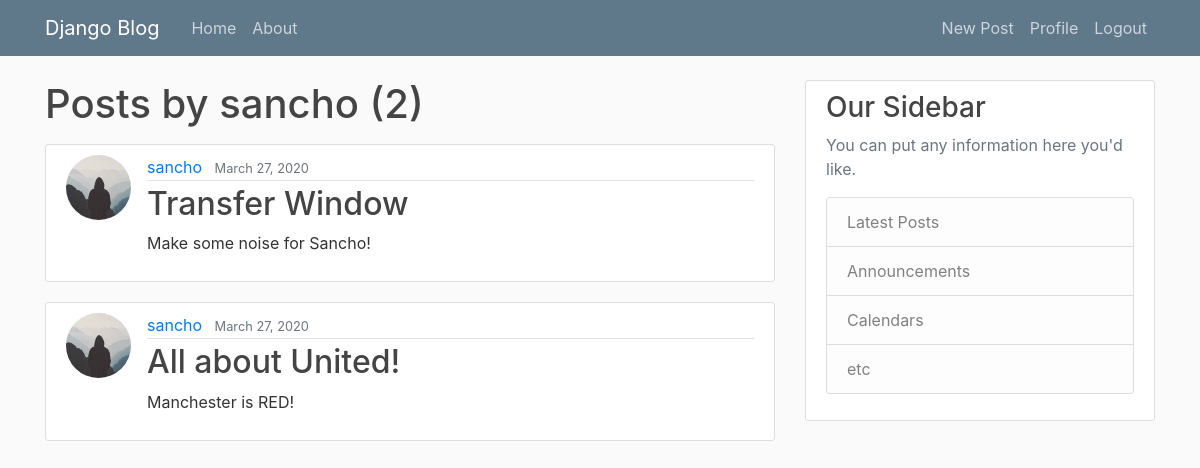
Screenshot of /user/sancho (signed in) with the database file from the repository.
### blog/models.py (models this page shows, shortened)
class Post(models.Model):
    title = models.CharField(max_length=100)
    content = models.TextField()
    date_posted = models.DateTimeField(default=timezone.now)
    author = models.ForeignKey(User, on_delete=models.CASCADE)

### users/models.py (models this page shows, shortened)
class Profile(models.Model):
    user = models.OneToOneField(User, on_delete=models.CASCADE)
    image = models.ImageField(default='default.jpg', upload_to='profile_pics')

### blog/views.py (the view)
# urls.py: path('user/<str:username>', UserPostListView.as_view(), name='user-posts'),
class UserPostListView(ListView):
    model = Post
    template_name = 'blog/user_posts.html'
    context_object_name = 'posts'
    paginate_by = 5
    def get_queryset(self):
        user = get_object_or_404(User, username=self.kwargs.get('username'))
        return Post.objects.filter(author=user).order_by('-date_posted')

### blog/templates/blog/user_posts.html (shortened to what this page needs)
{% extends "blog/base.html" %}
{% block content %}
    <h1 class="mb-3">Posts by {{ view.kwargs.username }} ({{ page_obj.paginator.count }})</h1>
    {% for post in posts %}
        <article class="media content-section">
          <img class="rounded-circle article-img" src="{{ post.author.profile.image.url }}">
          <div class="media-body">
            <div class="article-metadata">
              <a class="mr-2" href="{% url 'user-posts' post.author.username %}">{{ post.author }}</a>
              <small class="text-muted">{{ post.date_posted|date:"F d, Y" }}</small>
            </div>
            <h2><a class="article-title" href="{% url 'post-detail' post.id %}">{{ post.title }}</a></h2>
            <p class="article-content">{{ post.content }}</p>
          </div>
        </article>
    {% endfor %}
{% endblock content %}

### blog/static/blog/main.css (style rules this page uses)
body { background: #fafafa; color: #333333; margin-top: 5rem; }
h1, h2, h3, h4, h5, h6 { color: #444444; }
.content-section { background: #ffffff; padding: 10px 20px; border: 1px solid #dddddd; border-radius: 3px; margin-bottom: 20px; }
.article-title { color: #444444; }
.article-content { white-space: pre-line; }
.article-img { height: 65px; width: 65px; margin-right: 16px; }
.article-metadata { padding-bottom: 1px; margin-bottom: 4px; border-bottom: 1px solid #e3e3e3 }

### rows the page displays
Post: author.profile.image (placeholder picture), author "sancho", date_posted "March 27, 2020", title "Transfer Window", content "Make some noise for Sancho!"
Post: author.profile.image (placeholder picture), author "sancho", date_posted "March 27, 2020", title "All about United!", content "Manchester is RED!"

### other values shown
{{ view.kwargs.username }} "sancho"
{{ page_obj.paginator.count }} "2"
